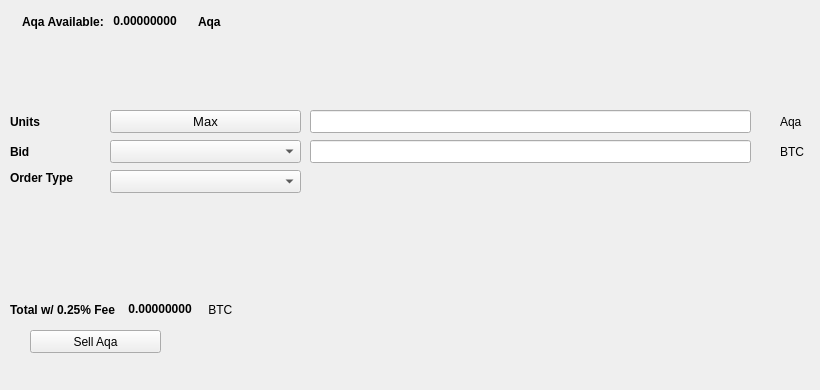
   <widget class="QWidget" name="SellTab">
    <attribute name="title">
     <string>Sell</string>
    </attribute>
    <widget class="QLabel" name="label_16">
     <property name="geometry">
      <rect>
       <x>780</x>
       <y>140</y>
       <width>31</width>
       <height>23</height>
      </rect>
     </property>
     <property name="text">
      <string>BTC</string>
     </property>
    </widget>
    <widget class="QComboBox" name="SellBidcomboBox">
     <property name="geometry">
      <rect>
       <x>110</x>
       <y>140</y>
       <width>191</width>
       <height>23</height>
      </rect>
     </property>
     <property name="font">
      <font>
       <pointsize>10</pointsize>
      </font>
     </property>
    </widget>
    <widget class="QLabel" name="label_18">
     <property name="geometry">
      <rect>
       <x>10</x>
       <y>110</y>
       <width>46</width>
       <height>23</height>
      </rect>
     </property>
     <property name="font">
      <font>
       <weight>75</weight>
       <bold>true</bold>
      </font>
     </property>
     <property name="text">
      <string>Units</string>
     </property>
    </widget>
    <widget class="QPushButton" name="Sell_Max_Amount">
     <property name="geometry">
      <rect>
       <x>110</x>
       <y>110</y>
       <width>191</width>
       <height>23</height>
      </rect>
     </property>
     <property name="font">
      <font>
       <pointsize>10</pointsize>
      </font>
     </property>
     <property name="text">
      <string>Max</string>
     </property>
    </widget>
    <widget class="QLabel" name="label_20">
     <property name="geometry">
      <rect>
       <x>10</x>
       <y>170</y>
       <width>91</width>
       <height>16</height>
      </rect>
     </property>
     <property name="font">
      <font>
       <weight>75</weight>
       <bold>true</bold>
      </font>
     </property>
     <property name="text">
      <string>Order Type</string>
     </property>
    </widget>
    <widget class="QComboBox" name="SellOrdertypeCombo">
     <property name="geometry">
      <rect>
       <x>110</x>
       <y>170</y>
       <width>191</width>
       <height>23</height>
      </rect>
     </property>
     <property name="font">
      <font>
       <pointsize>10</pointsize>
      </font>
     </property>
    </widget>
    <widget class="QLabel" name="label_21">
     <property name="geometry">
      <rect>
       <x>10</x>
       <y>140</y>
       <width>46</width>
       <height>23</height>
      </rect>
     </property>
     <property name="font">
      <font>
       <weight>75</weight>
       <bold>true</bold>
      </font>
     </property>
     <property name="text">
      <string>Bid</string>
     </property>
    </widget>
    <widget class="QLabel" name="label_22">
     <property name="geometry">
      <rect>
       <x>780</x>
       <y>110</y>
       <width>31</width>
       <height>23</height>
      </rect>
     </property>
     <property name="text">
      <string>Aqa</string>
     </property>
    </widget>
    <widget class="QLineEdit" name="UnitsInputAqa">
     <property name="geometry">
      <rect>
       <x>310</x>
       <y>110</y>
       <width>441</width>
       <height>23</height>
      </rect>
     </property>
     <property name="font">
      <font>
       <pointsize>9</pointsize>
       <weight>75</weight>
       <bold>true</bold>
      </font>
     </property>
    </widget>
    <widget class="QLineEdit" name="SellBidPriceEdit">
     <property name="geometry">
      <rect>
       <x>310</x>
       <y>140</y>
       <width>441</width>
       <height>23</height>
      </rect>
     </property>
     <property name="font">
      <font>
       <pointsize>9</pointsize>
       <weight>75</weight>
       <bold>true</bold>
      </font>
     </property>
    </widget>
    <widget class="QPushButton" name="SellAqaBTN">
     <property name="geometry">
      <rect>
       <x>30</x>
       <y>330</y>
       <width>131</width>
       <height>23</height>
      </rect>
     </property>
     <property name="text">
      <string>Sell Aqa</string>
     </property>
     <property name="icon">
      <iconset resource="../aqa">
       <normaloff>:/icons/bitcoin</normaloff>:/icons/bitcoin</iconset>
     </property>
    </widget>
    <widget class="QWidget" name="layoutWidget3">
     <property name="geometry">
      <rect>
       <x>22</x>
       <y>12</y>
       <width>258</width>
       <height>19</height>
      </rect>
     </property>
     <layout class="QHBoxLayout" name="horizontalLayout">
      <item>
       <widget class="QLabel" name="label232_2">
        <property name="font">
         <font>
          <weight>75</weight>
          <bold>true</bold>
         </font>
        </property>
        <property name="text">
         <string>Aqa Available:</string>
        </property>
       </widget>
      </item>
      <item>
       <widget class="QLabel" name="AqaAvailableLabel">
        <property name="palette">
         <palette>
          <active>
           <colorrole role="WindowText">
            <brush brushstyle="SolidPattern">
             <color alpha="255">
              <red>0</red>
              <green>0</green>
              <blue>0</blue>
             </color>
            </brush>
           </colorrole>
           <colorrole role="Button">
            <brush brushstyle="SolidPattern">
             <color alpha="255">
              <red>0</red>
              <green>170</green>
              <blue>0</blue>
             </color>
            </brush>
           </colorrole>
           <colorrole role="Light">
            <brush brushstyle="SolidPattern">
             <color alpha="255">
              <red>0</red>
              <green>255</green>
              <blue>0</blue>
             </color>
            </brush>
           </colorrole>
           <colorrole role="Midlight">
            <brush brushstyle="SolidPattern">
             <color alpha="255">
              <red>0</red>
              <green>212</green>
              <blue>0</blue>
             </color>
            </brush>
           </colorrole>
           <colorrole role="Dark">
            <brush brushstyle="SolidPattern">
             <color alpha="255">
              <red>0</red>
              <green>85</green>
              <blue>0</blue>
             </color>
            </brush>
           </colorrole>
           <colorrole role="Mid">
            <brush brushstyle="SolidPattern">
             <color alpha="255">
              <red>0</red>
              <green>113</green>
              <blue>0</blue>
             </color>
            </brush>
           </colorrole>
           <colorrole role="Text">
            <brush brushstyle="SolidPattern">
             <color alpha="255">
              <red>0</red>
              <green>170</green>
              <blue>0</blue>
             </color>
            </brush>
           </colorrole>
           <colorrole role="BrightText">
            <brush brushstyle="SolidPattern">
             <color alpha="255">
              <red>255</red>
              <green>255</green>
              <blue>255</blue>
             </color>
            </brush>
           </colorrole>
           <colorrole role="ButtonText">
            <brush brushstyle="SolidPattern">
             <color alpha="255">
              <red>0</red>
              <green>0</green>
              <blue>0</blue>
             </color>
            </brush>
           </colorrole>
           <colorrole role="Base">
            <brush brushstyle="SolidPattern">
             <color alpha="255">
              <red>255</red>
              <green>255</green>
              <blue>255</blue>
             </color>
            </brush>
           </colorrole>
           <colorrole role="Window">
            <brush brushstyle="SolidPattern">
             <color alpha="255">
              <red>0</red>
              <green>170</green>
              <blue>0</blue>
             </color>
            </brush>
           </colorrole>
           <colorrole role="Shadow">
            <brush brushstyle="SolidPattern">
             <color alpha="255">
              <red>0</red>
              <green>0</green>
              <blue>0</blue>
             </color>
            </brush>
           </colorrole>
           <colorrole role="AlternateBase">
            <brush brushstyle="SolidPattern">
             <color alpha="255">
              <red>127</red>
              <green>212</green>
              <blue>127</blue>
             </color>
            </brush>
           </colorrole>
           <colorrole role="ToolTipBase">
            <brush brushstyle="SolidPattern">
             <color alpha="255">
              <red>255</red>
              <green>255</green>
              <blue>220</blue>
             </color>
            </brush>
           </colorrole>
           <colorrole role="ToolTipText">
            <brush brushstyle="SolidPattern">
             <color alpha="255">
              <red>0</red>
              <green>0</green>
              <blue>0</blue>
             </color>
            </brush>
           </colorrole>
          </active>
          <inactive>
           <colorrole role="WindowText">
            <brush brushstyle="SolidPattern">
             <color alpha="255">
              <red>0</red>
              <green>0</green>
              <blue>0</blue>
             </color>
            </brush>
           </colorrole>
           <colorrole role="Button">
            <brush brushstyle="SolidPattern">
             <color alpha="255">
              <red>0</red>
              <green>170</green>
              <blue>0</blue>
             </color>
            </brush>
           </colorrole>
           <colorrole role="Light">
            <brush brushstyle="SolidPattern">
             <color alpha="255">
              <red>0</red>
              <green>255</green>
              <blue>0</blue>
             </color>
            </brush>
           </colorrole>
           <colorrole role="Midlight">
            <brush brushstyle="SolidPattern">
             <color alpha="255">
              <red>0</red>
              <green>212</green>
              <blue>0</blue>
             </color>
            </brush>
           </colorrole>
           <colorrole role="Dark">
            <brush brushstyle="SolidPattern">
             <color alpha="255">
              <red>0</red>
              <green>85</green>
              <blue>0</blue>
             </color>
            </brush>
           </colorrole>
           <colorrole role="Mid">
            <brush brushstyle="SolidPattern">
             <color alpha="255">
              <red>0</red>
              <green>113</green>
              <blue>0</blue>
             </color>
            </brush>
           </colorrole>
           <colorrole role="Text">
            <brush brushstyle="SolidPattern">
             <color alpha="255">
              <red>0</red>
              <green>170</green>
              <blue>0</blue>
             </color>
            </brush>
           </colorrole>
           <colorrole role="BrightText">
            <brush brushstyle="SolidPattern">
             <color alpha="255">
              <red>255</red>
              <green>255</green>
              <blue>255</blue>
             </color>
            </brush>
           </colorrole>
           <colorrole role="ButtonText">
            <brush brushstyle="SolidPattern">
             <color alpha="255">
              <red>0</red>
              <green>0</green>
              <blue>0</blue>
             </color>
            </brush>
           </colorrole>
           <colorrole role="Base">
            <brush brushstyle="SolidPattern">
             <color alpha="255">
              <red>255</red>
              <green>255</green>
              <blue>255</blue>
             </color>
            </brush>
           </colorrole>
           <colorrole role="Window">
            <brush brushstyle="SolidPattern">
             <color alpha="255">
              <red>0</red>
              <green>170</green>
              <blue>0</blue>
             </color>
            </brush>
           </colorrole>
           <colorrole role="Shadow">
            <brush brushstyle="SolidPattern">
             <color alpha="255">
              <red>0</red>
              <green>0</green>
              <blue>0</blue>
             </color>
            </brush>
           </colorrole>
           <colorrole role="AlternateBase">
            <brush brushstyle="SolidPattern">
             <color alpha="255">
              <red>127</red>
              <green>212</green>
              <blue>127</blue>
             </color>
            </brush>
           </colorrole>
           <colorrole role="ToolTipBase">
            <brush brushstyle="SolidPattern">
             <color alpha="255">
              <red>255</red>
              <green>255</green>
              <blue>220</blue>
             </color>
            </brush>
           </colorrole>
           <colorrole role="ToolTipText">
            <brush brushstyle="SolidPattern">
             <color alpha="255">
              <red>0</red>
              <green>0</green>
              <blue>0</blue>
             </color>
            </brush>
           </colorrole>
          </inactive>
          <disabled>
           <colorrole role="WindowText">
            <brush brushstyle="SolidPattern">
             <color alpha="255">
              <red>0</red>
              <green>85</green>
              <blue>0</blue>
             </color>
            </brush>
           </colorrole>
           <colorrole role="Button">
            <brush brushstyle="SolidPattern">
             <color alpha="255">
              <red>0</red>
              <green>170</green>
              <blue>0</blue>
             </color>
            </brush>
           </colorrole>
           <colorrole role="Light">
            <brush brushstyle="SolidPattern">
             <color alpha="255">
              <red>0</red>
              <green>255</green>
              <blue>0</blue>
             </color>
            </brush>
           </colorrole>
           <colorrole role="Midlight">
            <brush brushstyle="SolidPattern">
             <color alpha="255">
              <red>0</red>
              <green>212</green>
              <blue>0</blue>
             </color>
            </brush>
           </colorrole>
           <colorrole role="Dark">
            <brush brushstyle="SolidPattern">
             <color alpha="255">
              <red>0</red>
              <green>85</green>
              <blue>0</blue>
             </color>
            </brush>
           </colorrole>
           <colorrole role="Mid">
            <brush brushstyle="SolidPattern">
             <color alpha="255">
              <red>0</red>
              <green>113</green>
              <blue>0</blue>
             </color>
            </brush>
           </colorrole>
           <colorrole role="Text">
            <brush brushstyle="SolidPattern">
             <color alpha="255">
              <red>0</red>
              <green>85</green>
              <blue>0</blue>
             </color>
            </brush>
           </colorrole>
           <colorrole role="BrightText">
            <brush brushstyle="SolidPattern">
             <color alpha="255">
              <red>255</red>
              <green>255</green>
              <blue>255</blue>
             </color>
            </brush>
           </colorrole>
           <colorrole role="ButtonText">
            <brush brushstyle="SolidPattern">
             <color alpha="255">
              <red>0</red>
              <green>85</green>
              <blue>0</blue>
             </color>
            </brush>
           </colorrole>
           <colorrole role="Base">
            <brush brushstyle="SolidPattern">
             <color alpha="255">
              <red>0</red>
              <green>170</green>
              <blue>0</blue>
             </color>
            </brush>
           </colorrole>
           <colorrole role="Window">
            <brush brushstyle="SolidPattern">
             <color alpha="255">
              <red>0</red>
              <green>170</green>
              <blue>0</blue>
             </color>
            </brush>
           </colorrole>
           <colorrole role="Shadow">
            <brush brushstyle="SolidPattern">
             <color alpha="255">
              <red>0</red>
              <green>0</green>
              <blue>0</blue>
             </color>
            </brush>
           </colorrole>
           <colorrole role="AlternateBase">
            <brush brushstyle="SolidPattern">
             <color alpha="255">
              <red>0</red>
              <green>170</green>
              <blue>0</blue>
             </color>
            </brush>
           </colorrole>
           <colorrole role="ToolTipBase">
            <brush brushstyle="SolidPattern">
             <color alpha="255">
              <red>255</red>
              <green>255</green>
              <blue>220</blue>
             </color>
            </brush>
           </colorrole>
           <colorrole role="ToolTipText">
            <brush brushstyle="SolidPattern">
             <color alpha="255">
              <red>0</red>
              <green>0</green>
              <blue>0</blue>
             </color>
            </brush>
           </colorrole>
          </disabled>
         </palette>
        </property>
        <property name="font">
         <font>
          <weight>75</weight>
          <bold>true</bold>
         </font>
        </property>
        <property name="text">
         <string> 0.00000000 </string>
        </property>
        <property name="textInteractionFlags">
         <set>Qt::LinksAccessibleByMouse|Qt::TextSelectableByKeyboard|Qt::TextSelectableByMouse</set>
        </property>
       </widget>
      </item>
      <item>
       <widget class="QLabel" name="labelAqa">
        <property name="font">
         <font>
          <weight>75</weight>
          <bold>true</bold>
         </font>
        </property>
        <property name="text">
         <string>Aqa</string>
        </property>
       </widget>
      </item>
     </layout>
    </widget>
    <widget class="QWidget" name="layoutWidget">
     <property name="geometry">
      <rect>
       <x>10</x>
       <y>300</y>
       <width>268</width>
       <height>19</height>
      </rect>
     </property>
     <layout class="QHBoxLayout" name="horizontalLayout_2">
      <item>
       <widget class="QLabel" name="label_19">
        <property name="font">
         <font>
          <weight>75</weight>
          <bold>true</bold>
         </font>
        </property>
        <property name="text">
         <string>Total w/ 0.25% Fee </string>
        </property>
       </widget>
      </item>
      <item>
       <widget class="QLabel" name="SellCostLabel">
        <property name="palette">
         <palette>
          <active>
           <colorrole role="WindowText">
            <brush brushstyle="SolidPattern">
             <color alpha="255">
              <red>0</red>
              <green>0</green>
              <blue>0</blue>
             </color>
            </brush>
           </colorrole>
           <colorrole role="Button">
            <brush brushstyle="SolidPattern">
             <color alpha="255">
              <red>0</red>
              <green>170</green>
              <blue>0</blue>
             </color>
            </brush>
           </colorrole>
           <colorrole role="Light">
            <brush brushstyle="SolidPattern">
             <color alpha="255">
              <red>0</red>
              <green>255</green>
              <blue>0</blue>
             </color>
            </brush>
           </colorrole>
           <colorrole role="Midlight">
            <brush brushstyle="SolidPattern">
             <color alpha="255">
              <red>0</red>
              <green>212</green>
              <blue>0</blue>
             </color>
            </brush>
           </colorrole>
           <colorrole role="Dark">
            <brush brushstyle="SolidPattern">
             <color alpha="255">
              <red>0</red>
              <green>85</green>
              <blue>0</blue>
             </color>
            </brush>
           </colorrole>
           <colorrole role="Mid">
            <brush brushstyle="SolidPattern">
             <color alpha="255">
              <red>0</red>
              <green>113</green>
              <blue>0</blue>
             </color>
            </brush>
           </colorrole>
           <colorrole role="Text">
            <brush brushstyle="SolidPattern">
             <color alpha="255">
              <red>0</red>
              <green>170</green>
              <blue>0</blue>
             </color>
            </brush>
           </colorrole>
           <colorrole role="BrightText">
            <brush brushstyle="SolidPattern">
             <color alpha="255">
              <red>255</red>
              <green>255</green>
              <blue>255</blue>
             </color>
            </brush>
           </colorrole>
           <colorrole role="ButtonText">
            <brush brushstyle="SolidPattern">
             <color alpha="255">
              <red>0</red>
              <green>0</green>
              <blue>0</blue>
             </color>
            </brush>
           </colorrole>
           <colorrole role="Base">
            <brush brushstyle="SolidPattern">
             <color alpha="255">
              <red>255</red>
              <green>255</green>
              <blue>255</blue>
             </color>
            </brush>
           </colorrole>
           <colorrole role="Window">
            <brush brushstyle="SolidPattern">
             <color alpha="255">
              <red>0</red>
              <green>170</green>
              <blue>0</blue>
             </color>
            </brush>
           </colorrole>
           <colorrole role="Shadow">
            <brush brushstyle="SolidPattern">
             <color alpha="255">
              <red>0</red>
              <green>0</green>
              <blue>0</blue>
             </color>
            </brush>
           </colorrole>
           <colorrole role="AlternateBase">
            <brush brushstyle="SolidPattern">
             <color alpha="255">
              <red>127</red>
              <green>212</green>
              <blue>127</blue>
             </color>
            </brush>
           </colorrole>
           <colorrole role="ToolTipBase">
            <brush brushstyle="SolidPattern">
             <color alpha="255">
              <red>255</red>
              <green>255</green>
              <blue>220</blue>
             </color>
            </brush>
           </colorrole>
           <colorrole role="ToolTipText">
            <brush brushstyle="SolidPattern">
             <color alpha="255">
              <red>0</red>
              <green>0</green>
              <blue>0</blue>
             </color>
            </brush>
           </colorrole>
          </active>
          <inactive>
           <colorrole role="WindowText">
            <brush brushstyle="SolidPattern">
             <color alpha="255">
              <red>0</red>
              <green>0</green>
              <blue>0</blue>
             </color>
            </brush>
           </colorrole>
           <colorrole role="Button">
            <brush brushstyle="SolidPattern">
             <color alpha="255">
              <red>0</red>
              <green>170</green>
              <blue>0</blue>
             </color>
            </brush>
           </colorrole>
           <colorrole role="Light">
            <brush brushstyle="SolidPattern">
             <color alpha="255">
              <red>0</red>
              <green>255</green>
              <blue>0</blue>
             </color>
            </brush>
           </colorrole>
           <colorrole role="Midlight">
            <brush brushstyle="SolidPattern">
             <color alpha="255">
              <red>0</red>
              <green>212</green>
              <blue>0</blue>
             </color>
            </brush>
           </colorrole>
           <colorrole role="Dark">
            <brush brushstyle="SolidPattern">
             <color alpha="255">
              <red>0</red>
              <green>85</green>
              <blue>0</blue>
             </color>
            </brush>
           </colorrole>
           <colorrole role="Mid">
            <brush brushstyle="SolidPattern">
             <color alpha="255">
              <red>0</red>
              <green>113</green>
              <blue>0</blue>
             </color>
            </brush>
           </colorrole>
           <colorrole role="Text">
            <brush brushstyle="SolidPattern">
             <color alpha="255">
              <red>0</red>
              <green>170</green>
              <blue>0</blue>
             </color>
            </brush>
           </colorrole>
           <colorrole role="BrightText">
            <brush brushstyle="SolidPattern">
             <color alpha="255">
              <red>255</red>
              <green>255</green>
              <blue>255</blue>
             </color>
            </brush>
           </colorrole>
           <colorrole role="ButtonText">
            <brush brushstyle="SolidPattern">
             <color alpha="255">
              <red>0</red>
              <green>0</green>
              <blue>0</blue>
             </color>
            </brush>
           </colorrole>
           <colorrole role="Base">
            <brush brushstyle="SolidPattern">
             <color alpha="255">
              <red>255</red>
              <green>255</green>
              <blue>255</blue>
             </color>
            </brush>
           </colorrole>
           <colorrole role="Window">
            <brush brushstyle="SolidPattern">
             <color alpha="255">
              <red>0</red>
              <green>170</green>
              <blue>0</blue>
             </color>
            </brush>
           </colorrole>
           <colorrole role="Shadow">
            <brush brushstyle="SolidPattern">
             <color alpha="255">
              <red>0</red>
              <green>0</green>
              <blue>0</blue>
             </color>
            </brush>
           </colorrole>
           <colorrole role="AlternateBase">
            <brush brushstyle="SolidPattern">
             <color alpha="255">
              <red>127</red>
              <green>212</green>
              <blue>127</blue>
             </color>
            </brush>
           </colorrole>
           <colorrole role="ToolTipBase">
            <brush brushstyle="SolidPattern">
             <color alpha="255">
              <red>255</red>
              <green>255</green>
              <blue>220</blue>
             </color>
            </brush>
           </colorrole>
           <colorrole role="ToolTipText">
            <brush brushstyle="SolidPattern">
             <color alpha="255">
              <red>0</red>
              <green>0</green>
              <blue>0</blue>
             </color>
            </brush>
           </colorrole>
          </inactive>
          <disabled>
           <colorrole role="WindowText">
            <brush brushstyle="SolidPattern">
             <color alpha="255">
              <red>0</red>
              <green>85</green>
              <blue>0</blue>
             </color>
            </brush>
           </colorrole>
           <colorrole role="Button">
            <brush brushstyle="SolidPattern">
             <color alpha="255">
              <red>0</red>
              <green>170</green>
              <blue>0</blue>
             </color>
            </brush>
           </colorrole>
           <colorrole role="Light">
            <brush brushstyle="SolidPattern">
             <color alpha="255">
              <red>0</red>
              <green>255</green>
              <blue>0</blue>
             </color>
            </brush>
           </colorrole>
           <colorrole role="Midlight">
            <brush brushstyle="SolidPattern">
             <color alpha="255">
              <red>0</red>
              <green>212</green>
              <blue>0</blue>
             </color>
            </brush>
           </colorrole>
           <colorrole role="Dark">
            <brush brushstyle="SolidPattern">
             <color alpha="255">
              <red>0</red>
              <green>85</green>
              <blue>0</blue>
             </color>
            </brush>
           </colorrole>
           <colorrole role="Mid">
            <brush brushstyle="SolidPattern">
             <color alpha="255">
              <red>0</red>
              <green>113</green>
              <blue>0</blue>
             </color>
            </brush>
           </colorrole>
           <colorrole role="Text">
            <brush brushstyle="SolidPattern">
             <color alpha="255">
              <red>0</red>
              <green>85</green>
              <blue>0</blue>
             </color>
            </brush>
           </colorrole>
           <colorrole role="BrightText">
            <brush brushstyle="SolidPattern">
             <color alpha="255">
              <red>255</red>
              <green>255</green>
              <blue>255</blue>
             </color>
            </brush>
           </colorrole>
           <colorrole role="ButtonText">
            <brush brushstyle="SolidPattern">
             <color alpha="255">
              <red>0</red>
              <green>85</green>
              <blue>0</blue>
             </color>
            </brush>
           </colorrole>
           <colorrole role="Base">
            <brush brushstyle="SolidPattern">
             <color alpha="255">
              <red>0</red>
              <green>170</green>
              <blue>0</blue>
             </color>
            </brush>
           </colorrole>
           <colorrole role="Window">
            <brush brushstyle="SolidPattern">
             <color alpha="255">
              <red>0</red>
              <green>170</green>
              <blue>0</blue>
             </color>
            </brush>
           </colorrole>
           <colorrole role="Shadow">
            <brush brushstyle="SolidPattern">
             <color alpha="255">
              <red>0</red>
              <green>0</green>
              <blue>0</blue>
             </color>
            </brush>
           </colorrole>
           <colorrole role="AlternateBase">
            <brush brushstyle="SolidPattern">
             <color alpha="255">
              <red>0</red>
              <green>170</green>
              <blue>0</blue>
             </color>
            </brush>
           </colorrole>
           <colorrole role="ToolTipBase">
            <brush brushstyle="SolidPattern">
             <color alpha="255">
              <red>255</red>
              <green>255</green>
              <blue>220</blue>
             </color>
            </brush>
           </colorrole>
           <colorrole role="ToolTipText">
            <brush brushstyle="SolidPattern">
             <color alpha="255">
              <red>0</red>
              <green>0</green>
              <blue>0</blue>
             </color>
            </brush>
           </colorrole>
          </disabled>
         </palette>
        </property>
        <property name="font">
         <font>
          <weight>75</weight>
          <bold>true</bold>
         </font>
        </property>
        <property name="autoFillBackground">
         <bool>false</bool>
        </property>
        <property name="text">
         <string> 0.00000000</string>
        </property>
        <property name="textInteractionFlags">
         <set>Qt::LinksAccessibleByMouse|Qt::TextSelectableByMouse</set>
        </property>
       </widget>
      </item>
      <item>
       <widget class="QLabel" name="label_17">
        <property name="font">
         <font>
          <weight>50</weight>
          <bold>false</bold>
         </font>
        </property>
        <property name="text">
         <string> BTC</string>
        </property>
       </widget>
      </item>
     </layout>
    </widget>
    <widget class="QLabel" name="label_23">
     <property name="geometry">
      <rect>
       <x>460</x>
       <y>300</y>
       <width>281</width>
       <height>81</height>
      </rect>
     </property>
     <property name="text">
      <string/>
     </property>
     <property name="pixmap">
      <pixmap>:/images/bittrex</pixmap>
     </property>
    </widget>
   </widget>
